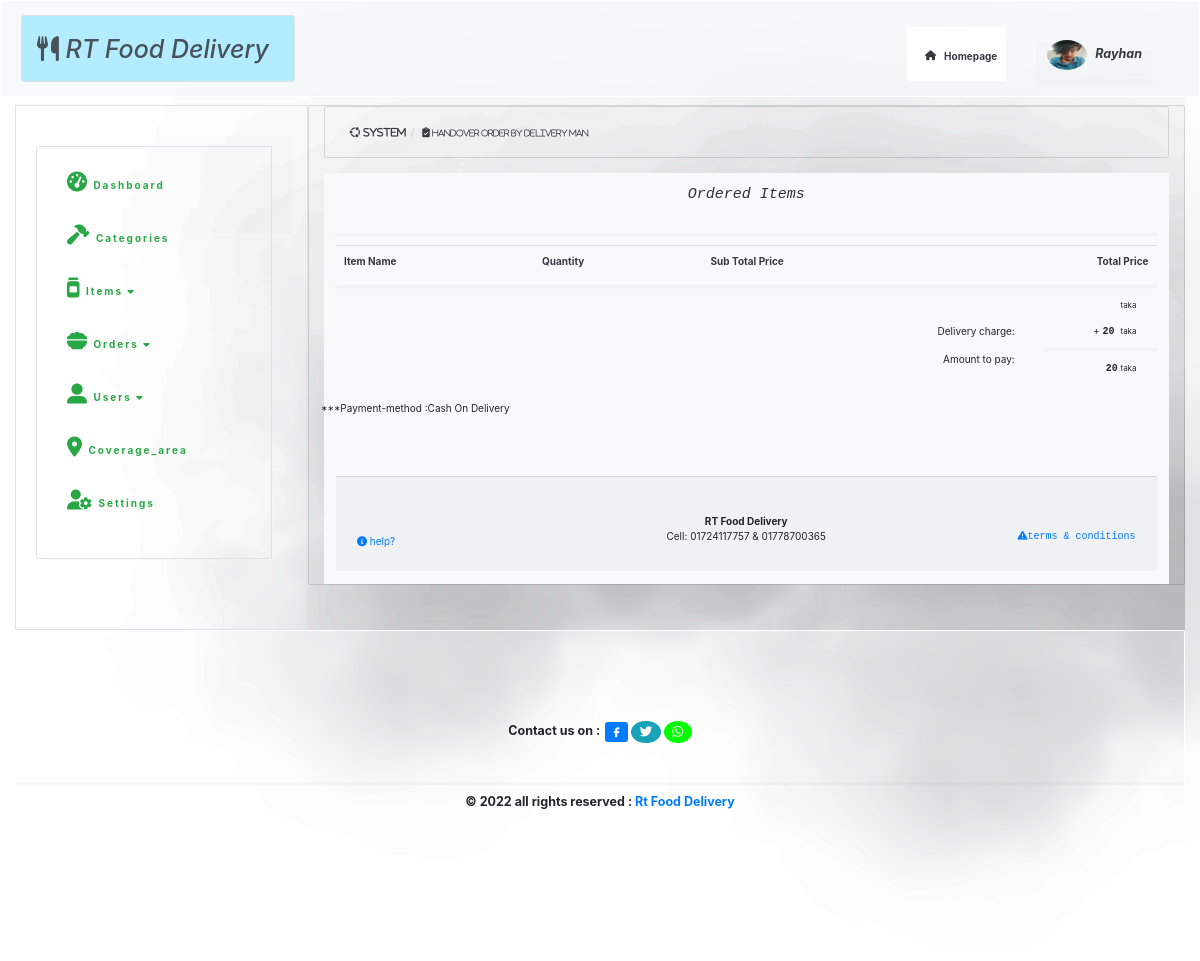
The app's page /admin/hanover_order_by_d_man.php?source=view_details&order_code=ceff5860 (signed in), older data.
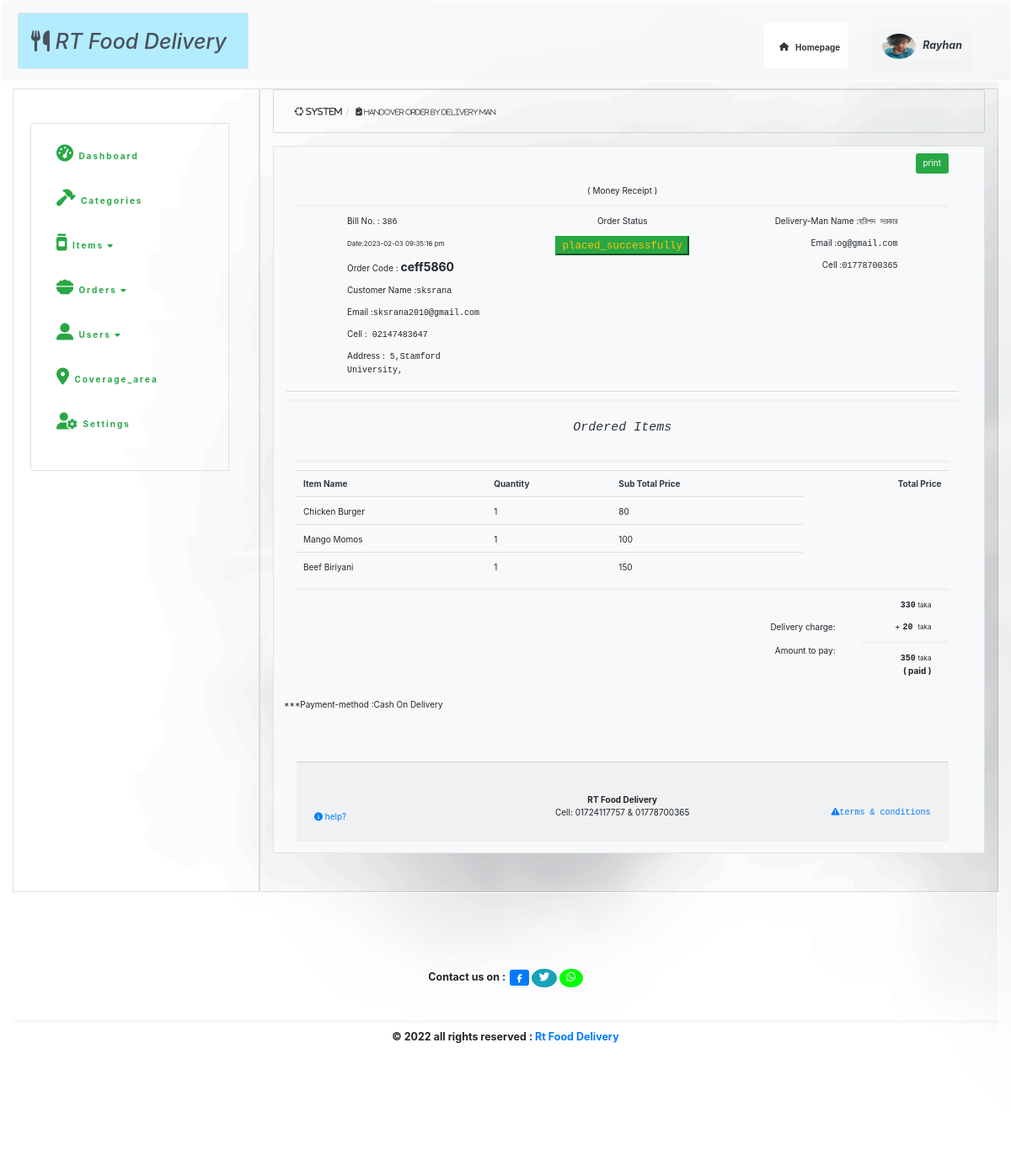
The same page, newer data.
### tables this page shows
CREATE TABLE `confirm_order` (
  `confirm_order_id` int(255) NOT NULL,
  `user_id` int(255) NOT NULL,
  `order_code` varchar(255) NOT NULL,
  `total_money` int(200) NOT NULL,
  `order_status` varchar(20) NOT NULL,
  `delivery_man_id` varchar(13) NOT NULL,
  `order_processed_by` int(255) NOT NULL,
  `order_date` date DEFAULT NULL,
  `order_time` varchar(255) DEFAULT NULL,
  `delivered_time` varchar(255) NOT NULL
);

CREATE TABLE `users` (
  `user_id` int(11) NOT NULL,
  `first_name` varchar(32) NOT NULL,
  `last_name` varchar(32) NOT NULL,
  `username` varchar(32) NOT NULL,
  `mobile_number` int(11) NOT NULL,
  `email` varchar(255) NOT NULL,
  `user_image` text NOT NULL,
  `house_no` int(255) NOT NULL,
  `street` varchar(255) NOT NULL,
  `city` varchar(20) NOT NULL,
  `password` varchar(255) NOT NULL,
  `user_role` varchar(20) NOT NULL,
  `pass_proteect` varchar(255) NOT NULL DEFAULT '$2y$10$iusesomecrazystrings22',
  `token` varchar(255) NOT NULL,
  `status` varchar(20) NOT NULL
);

CREATE TABLE `order_list` (
  `order_id` int(11) NOT NULL,
  `user_id` int(11) NOT NULL,
  `order_item_id` int(10) NOT NULL,
  `ordered_item_name` varchar(20) NOT NULL,
  `ordered_item_price` int(11) NOT NULL,
  `quantity` int(20) NOT NULL,
  `total_price` int(255) NOT NULL,
  `order_date` date NOT NULL,
  `order_status` varchar(11) NOT NULL,
  `order_code` varchar(255) NOT NULL
);

### include/function.php (called while the page is built, shortened)
<?php include "db.php" ;
?>
<?php
function connection($query){
    global $connect;
    return mysqli_query($connect,$query);
}
  ?>

### admin/admin_page/order_details_user.php (the view, shortened to what the changed rows need)
<?php
if(isset($_GET['order_code'])){
    $order_code = $_GET['order_code'] ;
    $rules ="SELECT * FROM confirm_order WHERE   order_code='$order_code'";
    $new =mysqli_query($connect,$rules) ;
    while($views=mysqli_fetch_assoc($new)){
        $confirm_id =  $views['confirm_order_id'];
        $order_date=$views['order_date'];
        $delivery_man_id=$views['delivery_man_id'];
        $order_time=$views['order_time'];
        $status=$views['order_status']  ;
        $user_id =$views['user_id'] ;
     $rule ="SELECT * FROM `order_list` WHERE  order_code='$order_code' ";
     $nnews =mysqli_query($connect,$rule) ;?>
<div class="container-fluid card border bg-light mr-5 pr-5">
        <div class="card-header bg-light">
     <?php   if($status =='delivered' || $status == 'placed_successfully' || $_SESSION['user_role'] =='admin' || $_SESSION['user_role'] =='moderator'): ?>
        <div>
            <p class="text-right"><a class="btn btn-success" target="_blank" href="./money_receipt.php?order_code=<?php echo $order_code ; ?>">print</a></p>
        </div>
        <?php endif ; ?>
            <div class="row">
                <div class="col-lg-12 mt-1">
                    <?php
                           if($status =='delivered' || $status == 'placed_successfully' || $_SESSION['user_role'] =='admin' || $_SESSION['user_role'] =='moderator'): ?>
                    <p class="text-center">( Money Receipt )</p>
                    <?php endif; ?>
                    <hr>
                </div>
            </div>
            <div class="row">
                <div class="col-lg-4">
            <?php    if($status =='delivered'  ||  $_SESSION['user_role'] =='admin'  || $_SESSION['user_role'] =='moderator'): ?>
                    <p class="text-left ml-5 pl-5">Bill No. : <samp><?php echo $confirm_id ;?></p></samp>
                    <?php endif; ?>
                    <p class="text-left ml-5 pl-5"><small>Date:<?php echo $order_date ." ".$order_time; ?></small></p>
                    <p class="text-left ml-5 pl-5"> Order Code : <b class="font-weight-bolder" style="font-size: 14px">  <?php echo $order_code ;?></b></p>
                    <?php
                    $ll="SELECT * FROM users WHERE user_id='$user_id'";
                                 $kk=connection($ll);
                                while($jj=mysqli_fetch_assoc($kk)){
                                $username =$jj['username'];
                                $c_mobile_number =$jj['mobile_number'];
                                $MAIL=$jj['email'];
                                $house =$jj['house_no'];
                                 $street =$jj['street'];
                                $city =$jj['city'];
                                $addresses = $house . ",". $street . ", ".$city ; ?>
                            <p class="text-left ml-5 pl-5">Customer Name :<samp><?php echo $username ; ?></samp></p>
                             <?php   } ?>
                    <p class="text-left ml-5 pl-5">Email :<samp><?php echo $MAIL; ?></samp></p>
                    <p class="text-left ml-5 pl-5">Cell :<samp><?php echo " 0".$c_mobile_number; ?></samp></p>
                    <p class="text-left ml-5 pl-5">Address :<samp><?php echo " ".$addresses ; ?></samp></p>
                </div>
                <div class="col-lg-4 container-fluid display-5">
                    <p class="text-center">Order Status </p>
                    <h5 class="text-center  "><button class="btn-success text-warning font-weight-bolder"><samp><?php echo $status; ?></samp></button></h5>
                </div>
               <?php if(($status == 'ON_THE_WAY' || $status == 'placed_successfully'  || $status == 'delivered') || $_SESSION['user_role'] =='customer' ||  $_SESSION['user_role'] =='admin'  || $_SESSION['user_role'] =='moderator'){  ?>
                <div class="col-lg-4">
                     <?php   $delivery="SELECT * FROM users WHERE user_id='$delivery_man_id'";
                     $ok=connection($delivery);
                     while($details=mysqli_fetch_assoc($ok)){
                        $d_man_name=$details['username'];
                        $d_man_email=$details['email'];
                        $d_man_mobile_number=$details['mobile_number']
                     ?>
                    <p class="text-right mr-5 pr-5">Delivery-Man Name :<samp><?php echo $d_man_name; ?></samp></p>
                    <p class="text-right mr-5 pr-5">Email :<samp><?php echo $d_man_email; ?></samp></p>
                    <p class="text-right mr-5 pr-5">Cell :<samp>0<?php echo $d_man_mobile_number;?></samp></p>
                            <?php } }
                                ?>
                </div>
            </div>
        </div>
            <hr>
        <?php
            }?>
                                <div class="card-body bg-light">
                                            <div class="">
                                                <h4 class="font-italic font-weight-bolder text-monospace text-center ">Ordered Items
                                                </h4>
                                                <br>
                                                <hr>
                                                        <table class="table table-hover border-bottom-3 table-borderless container-fluid bg-transparent">
                                                                <tr class="text-dark">
                                                                <th>Item Name</th>
                                                                <th>Quantity</th>
                                                                <th>Sub Total Price</th>
                                                                <th class="text-right">Total Price</th>
                                                                </tr>
                                                                <tbody><samp>
                                                                <?php
                                                                while($view=mysqli_fetch_assoc($nnews)){
                                                                    $item_name =  $view['ordered_item_name'];
                                                                    $Quantity =  $view['quantity'];
                                                                    $Total_price =  $view['total_price'];
                                                                echo "<tr class=' border-bottom-3'>" ;
                                                                echo "<td class='mt-3 pt-3'>{$item_name}</td>";
                                                                echo "<td class='mt-3 pt-3'>{$Quantity}</td>";
                                                                echo "<td class='mt-3 pt-3 '>{$Total_price}</td>"; ?>
                                                                </tr>
                                                                <?php         } ?>
                                                                </tbody>
                                                    </table>
                                                    <?php
                                                                $queryyy = "SELECT SUM(total_price) AS total_money FROM order_list WHERE order_code='$order_code'";
                                                                    $M =mysqli_query($connect,$queryyy);
                                                                    while ($values=mysqli_fetch_assoc($M)) {
                                                                        $total_money = $values['total_money'];
                                                                    }
                                                            ?>
                                                                <hr>
                                                                <div class="row pt-auto">
                                                                    <div class="col-lg-10">
                                                                    <br>
                                                                                                    <p  class="text-right mt-3 pt-1 ml-3 pl-3">Delivery charge: </p>
                                                                                                    <p  class="text-right mt-3 pt-1 ml-3 pl-3">Amount to pay: </p>
                                                                                                </div>
                                                                                                <div class="col-lg-2">
                                                                                                    <p  class="text-right mr-3 pr-3"><samp class=" font-weight-bolder"><b><?php echo " ".$total_money; ?></b></samp> <small>taka</small> </p>
                                                                                                    <p  class="text-right mr-3 pr-3"> + <samp class=" font-weight-bolder"> <b>20</b> </samp> <small>taka</small> </p><hr>
                                                                                                    <p  class="text-right mr-3 pr-3"><samp class=" font-weight-bolder"><b><?php echo " ".$total_money +20; ?></b></samp> <small>taka</small>
                                                                                                    <?php
                                                                                                              if(($status == 'placed_successfully'  || $status == 'delivered')){  ?>
                                                                                                               <br> <b class="text-right ml-5" >( paid )</b>
                                                                                                            <?php } ?>
                                                                                                </p>
                                                                    </div>
                                                                    <br>***Payment-method :Cash On Delivery
                                                                </div>
                                                                        </div>
                                                                 <br>
                                                                 <br>
                                                                 <br>
                                                                 <br>
                                                            <div class="card-footer">
                                                                <div class="row">
                                                                    <div class="col-lg-4 mt-4 pt-4 mb-3"><br>
                                                                    <a class="btn" href="../help.php"><i class="fa fa-info-circle" aria-hidden="true"> </i> help?</a>
                                                                    </div>
                                                                    <div class="col-lg-4">
                                                                        <p class="text-center mt-5"><b>
                                                                            RT Food Delivery
                                                                        </b><br>
                                                                        Cell: 01724117757 & 01778700365
                                                                    </p>
                                                                    </div>
                                                                    <div class="col-lg-4 mb-2 mt-5">
                                                                        <p  class="text-right text-monospace mt-3"><a class="text-primary btn text-right" data-toggle="modal" data-target="#myModal"> <i class="fa-solid fa-triangle-exclamation"></i>terms & conditions</a></p>
                                                                        </div>
                                                                </div>
                                                </div>
        </div>
    </div>
<?php }?>

Row changes from the older to the newer data that the page shows:
added confirm_order: shows "( Money Receipt )", confirm_order_id "386", order_date "2023-02-03", order_time "09:35:16 pm", user.email "sksrana2010@gmail.com", user.mobile_number "2147483647", user.city "5,Stamford University,", order_status "placed_successfully"
added users: username "sksrana", shown under "386"
now on this page (row unchanged): users: username "হরিপদ সরকার", email "og@gmail.com", mobile_number "1778700365", shown under "386"
added order_list: ordered_item_name "Chicken Burger", quantity "1", total_price "80"
added order_list: ordered_item_name "Mango Momos", quantity "1", total_price "100"
added order_list: ordered_item_name "Beef Biriyani", quantity "1", total_price "150"
Text that changed along with them:
$total_money: (not shown) → "330"
$total_money +20: "20" → "350"
text now shown: "( paid )"
